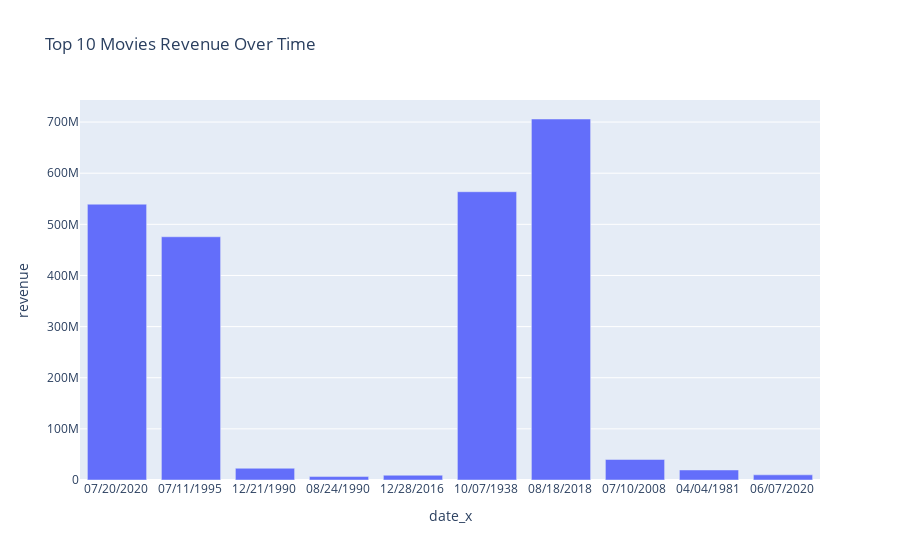

Notebook cell for this chart:
### Code cell
# find the top 10 movies with the highest revenue
fig = px.bar(df.sort_index(ascending=False).head(10), x="date_x", y="revenue", title="Top 10 Movies Revenue Over Time", hover_name="orig_title")
fig.show()

### Figure 1 — Plotly figure (JSON) as saved in the notebook; plotly's stock layout.template omitted (floating-point values rounded to 4 significant figures)
{"data": [{"alignmentgroup": "True", "hovertemplate": "<b>%{hovertext}</b><br><br>date_x=%{x}<br>revenue=%{y}<extra></extra>", "hovertext": ["The Swan Princess: A Royal Wedding", "Darkman II: The Return of Durant", "The Russia House", "Delta Force 2: The Colombian Connection", "20th Century Women", "The Lady Vanishes", " 劇場版 七つの大罪 天空の囚われ人", "The Love Guru", "Nighthawks", "Marshall"], "legendgroup": "", "marker": {"color": "#636efa", "pattern": {"shape": ""}}, "name": "", "offsetgroup": "", "orientation": "v", "showlegend": false, "textposition": "auto", "type": "bar", "x": ["07/20/2020 ", "07/11/1995 ", "12/21/1990 ", "08/24/1990 ", "12/28/2016 ", "10/07/1938 ", "08/18/2018 ", "07/10/2008 ", "04/04/1981 ", "06/07/2020 "], "xaxis": "x", "y": [539400000.0, 475661306, 22997992, 6698361, 9353729, 563800000.0, 706000000.0, 40159017, 19600000, 10116816], "yaxis": "y"}], "layout": {"barmode": "relative", "legend": {"tracegroupgap": 0}, "title": {"text": "Top 10 Movies Revenue Over Time"}, "xaxis": {"anchor": "y", "domain": [0, 1], "title": {"text": "date_x"}}, "yaxis": {"anchor": "x", "domain": [0, 1], "title": {"text": "revenue"}}}}
